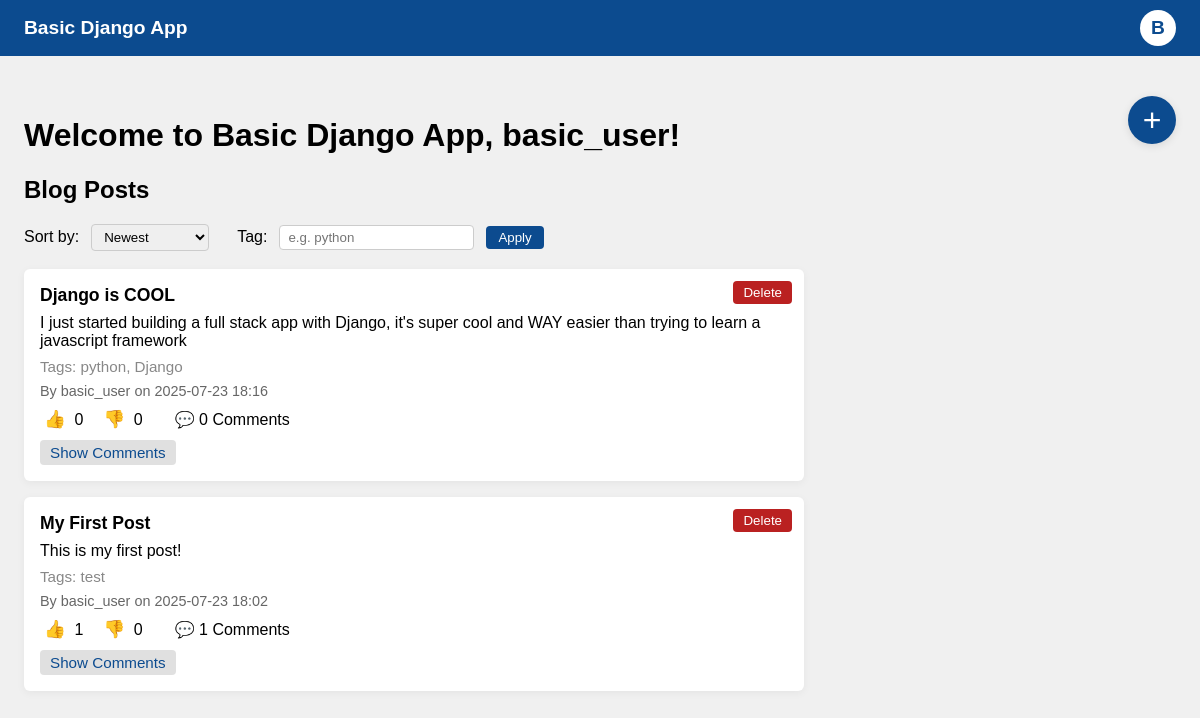
The page / (signed in) on the database as committed earlier.
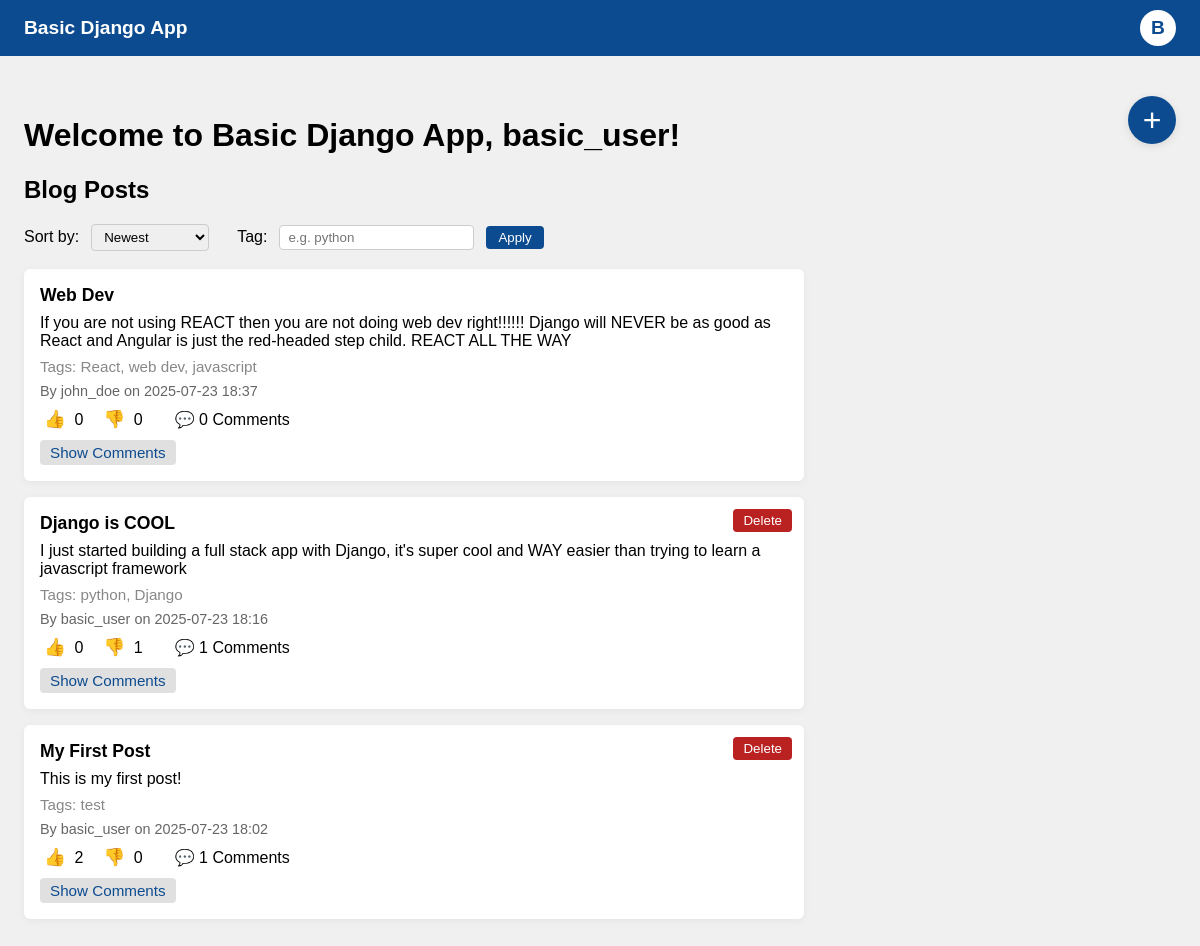
The same page on the database as committed later.
### basic_django_app/models.py (models this page shows, shortened)
class BlogPost(models.Model):
    title = models.CharField(max_length=200)
    body = models.TextField()
    tags = models.CharField(max_length=200, blank=True)
    author = models.ForeignKey(User, on_delete=models.CASCADE)
    created_at = models.DateTimeField(auto_now_add=True)

### basic_django_app/views.py (the view, shortened to what this page needs)
# urls.py: path('', views.index, name='index'),
def index(request):
    if request.user.is_authenticated:
        if request.method == 'POST' and request.POST.get('action') in ['like', 'dislike'] and request.POST.get('post_id'):
            post_id = request.POST.get('post_id')
            value = 1 if request.POST.get('action') == 'like' else -1
            post = BlogPost.objects.get(id=post_id)
            obj, created = LikeDislike.objects.update_or_create(user=request.user, post=post, defaults={'value': value})
            return redirect('/')
        sort = request.GET.get('sort', 'newest')
        tag_filter = request.GET.get('tag', '').strip()
        posts_qs = BlogPost.objects.all()
        if tag_filter:
            posts_qs = posts_qs.filter(tags__icontains=tag_filter)
        if sort == 'most_liked':
            posts_qs = sorted(posts_qs, key=lambda p: p.likes_dislikes.filter(value=1).count(), reverse=True)
        elif sort == 'most_disliked':
            posts_qs = sorted(posts_qs, key=lambda p: p.likes_dislikes.filter(value=-1).count(), reverse=True)
        else:
            posts_qs = posts_qs.order_by('-created_at')
        open_comments = request.GET.get('open_comments')
        post_data = []
        for post in posts_qs:
            likes = post.likes_dislikes.filter(value=1).count()
            dislikes = post.likes_dislikes.filter(value=-1).count()
            comments = []
            for comment in post.comments.order_by('-created_at'):
                c_likes = comment.likes_dislikes.filter(value=1).count()
                c_dislikes = comment.likes_dislikes.filter(value=-1).count()
                c_user_like = None
                if request.user.is_authenticated:
                    try:
                        c_user_like = CommentLikeDislike.objects.get(user=request.user, comment=comment).value
                    except CommentLikeDislike.DoesNotExist:
                        c_user_like = None
                comments.append({
                    'comment': comment,
                    'likes': c_likes,
                    'dislikes': c_dislikes,
                    'user_like': c_user_like,
                })
            user_like = None
            if request.user.is_authenticated:
                try:
                    user_like = LikeDislike.objects.get(user=request.user, post=post).value
                except LikeDislike.DoesNotExist:
                    user_like = None
            post_data.append({
                'post': post,
                'likes': likes,
                'dislikes': dislikes,
                'comments': comments,
                'user_like': user_like,
                'open_comments': str(post.id) == open_comments,
            })
        return render(request, 'basic_django_app/home.html', {
            'user': request.user,
            'message': request.GET.get('message'),
            'posts': post_data,
            'sort': sort,
            'tag_filter': tag_filter,
        })

### basic_django_app/templates/basic_django_app/home.html (shortened to what this page needs)
<!DOCTYPE html>
<html lang="en">
<head>
</head>
<body>
    <div class="top-bar">
        <div class="app-title">Basic Django App</div>
        <div class="user-menu">
            <div class="user-circle" id="userCircle">{{ user.username|first|upper }}</div>
        </div>
    </div>
    <div class="main-content" style="display: flex; gap: 32px; align-items: flex-start;">
        <div style="flex: 1;">
            <h1>Welcome to Basic Django App, {{ user.username }}!</h1>
            <h2>Blog Posts</h2>
            <form method="get" style="margin-bottom: 18px; display: flex; gap: 12px; align-items: center;">
                <label for="sort">Sort by:</label>
                <select name="sort" id="sort" onchange="this.form.submit()" style="padding: 4px 8px; border-radius: 4px; border: 1px solid #ccc;">
                    <option value="newest" {% if sort == 'newest' %}selected{% endif %}>Newest</option>
                </select>
                <label for="tag" style="margin-left: 16px;">Tag:</label>
                <input type="text" name="tag" id="tag" value="{{ tag_filter }}" placeholder="e.g. python" style="padding: 4px 8px; border-radius: 4px; border: 1px solid #ccc;">
                <button type="submit" style="background: #0c4b8f; color: #fff; border: none; border-radius: 4px; padding: 4px 12px; cursor: pointer;">Apply</button>
            </form>
            {% for post in posts %}
                <div style="background: #fff; border-radius: 6px; box-shadow: 0 2px 8px rgba(0,0,0,0.05); padding: 16px; margin-bottom: 16px; position: relative;">
                    <div style="font-size: 1.1em; font-weight: bold;">{{ post.post.title }}</div>
                    <div style="margin: 8px 0;">{{ post.post.body }}</div>
                    {% if post.post.tags %}<div style="color: #888; font-size: 0.95em;">Tags: {{ post.post.tags }}</div>{% endif %}
                    <div style="font-size: 0.9em; color: #666; margin-top: 8px;">By {{ post.post.author.username }} on {{ post.post.created_at|date:"Y-m-d H:i" }}</div>
                    <div style="display: flex; align-items: center; gap: 16px; margin-top: 10px;">
                        <form method="post" style="display: inline;">
                            <button type="submit" class="like-btn{% if post.user_like == 1 %} liked{% endif %}">&#128077;</button>
                            <span>{{ post.likes }}</span>
                        </form>
                        <form method="post" style="display: inline;">
                            <button type="submit" class="dislike-btn{% if post.user_like == -1 %} disliked{% endif %}">&#128078;</button>
                            <span>{{ post.dislikes }}</span>
                        </form>
                        <span style="margin-left: 16px;">&#128172; <span id="comment-count-{{ post.post.id }}">{{ post.comments|length }}</span> Comments</span>
                    </div>
                    <div style="margin-top: 10px;">
                        <button class="toggle-comments" data-post-id="{{ post.post.id }}" style="background: #e0e0e0; color: #0c4b8f; border: none; border-radius: 4px; padding: 4px 10px; cursor: pointer; font-size: 0.95em;">Show Comments</button>
                    </div>
                    {% if post.post.author == user %}
                    <form method="post" style="position: absolute; top: 12px; right: 12px;">
                        <button type="submit" style="background: #ba2121; color: #fff; border: none; border-radius: 4px; padding: 4px 10px; cursor: pointer;">Delete</button>
                    </form>
                    {% endif %}
                </div>
            {% empty %}
                <div>No blog posts yet.</div>
            {% endfor %}
        </div>
        <div style="width: 340px; position: relative;">
            <button id="plusBtn" style="position: absolute; top: 0; right: 0; width: 48px; height: 48px; border-radius: 50%; background: #0c4b8f; color: #fff; border: none; font-size: 2em; cursor: pointer; box-shadow: 0 2px 8px rgba(0,0,0,0.10);">+</button>
        </div>
    </div>
</body>
</html>

### basic_django_app/templates/basic_django_app/home.html (style rules this page uses)
body { margin: 0; font-family: Arial, sans-serif; background: #f0f0f0; }
.top-bar { width: 100%; background: #0c4b8f; color: #fff; padding: 0 24px; height: 56px; display: flex; align-items: center; justify-content: space-between; box-sizing: border-box; }
.app-title { font-size: 1.2em; font-weight: bold; }
.user-menu { position: relative; display: inline-block; }
.user-circle { width: 36px; height: 36px; background: #fff; color: #0c4b8f; border-radius: 50%; display: flex; align-items: center; justify-content: center; font-size: 1.2em; font-weight: bold; cursor: pointer; transition: background 0.2s; }
.main-content { padding: 40px 24px; }
.like-btn, .dislike-btn { background: none; border: none; font-size: 1.1em; cursor: pointer; color: #888; padding: 0 4px; }

Rows that differ between the two databases and show on the page:
added BlogPost: post "Web Dev", post.body "If you are not using REACT then you are not doing web dev right!!!!!! Django will NEVER be as good as React and Angular is just the red-headed step child. REACT ALL THE WAY", post.tags "React, web dev, javascript", post.author.username "john_doe", post.created_at "2025-07-23 18:37", likes "0", dislikes "0", comments|length "0"
computed for BlogPost "Django is COOL": dislikes "0" → "1"; comments|length "0" → "1"
computed for BlogPost "My First Post": likes "1" → "2"
